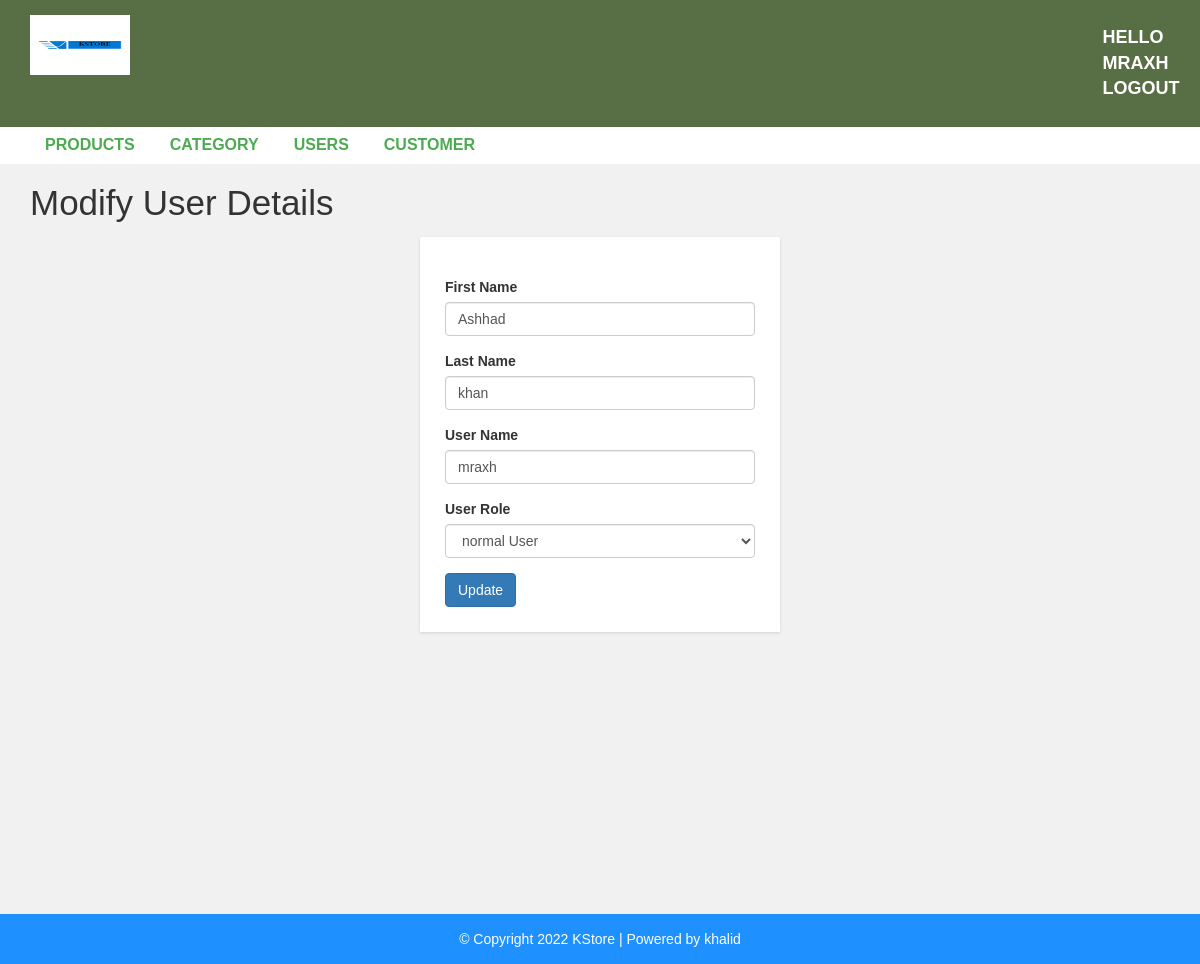
Page /admin/update-user.php?id=24 (signed in) on the committed database.
### tables this page shows
CREATE TABLE `user` (
  `user_id` int(10) UNSIGNED NOT NULL,
  `first_name` varchar(30) NOT NULL,
  `last_name` varchar(30) NOT NULL,
  `username` varchar(30) DEFAULT NULL,
  `password` varchar(40) DEFAULT NULL,
  `role` int(11) NOT NULL
);

### admin/update-user.php (the view, shortened to what this page needs)
<?php include "header.php"; ?>
<?php
$user_id_ = $_GET["id"];
include "config.php";
$Query1 = "SELECT * from `user` WHERE `user_id` = '{$user_id_}'";
$result = mysqli_query($conn, $Query1);
if(mysqli_num_rows($result))
{
    $row = mysqli_fetch_assoc($result);
?>
<div id="admin-content">
    <div class="container">
        <div class="row">
            <div class="col-md-12">
                <h1 class="admin-heading">Modify User Details</h1>
            </div>
            <div class="col-md-offset-4 col-md-4">
                <form action="edit-user.php" method="POST">
                    <div class="form-group">
                        <label>First Name</label>
                        <input type="text" name="f_name" class="form-control" value="<?php echo $row['first_name']; ?>"  required>
                    </div>
                    <div class="form-group">
                        <label>Last Name</label>
                        <input type="text" name="l_name" class="form-control" value="<?php echo $row['last_name']; ?>"  required>
                    </div>
                    <div class="form-group">
                        <label>User Name</label>
                        <input type="text" name="username" class="form-control" value="<?php echo $row['username']; ?>"  required>
                    </div>
                    <div class="form-group">
                        <label>User Role</label>
                        <select class="form-control" name="role" value="<?php echo $row['role']; ?>">
                            <option value="0">normal User</option>
                        </select>
                    </div>
                    <input type="submit" name="submit" class="btn btn-primary" value="Update" required />
                </form>
            </div>
        </div>
    </div>
</div>
<?php } ?>
<?php include "footer.php"; ?>

### css/style.css (style rules this page uses)
body { background: #f1f1f1; font-family: sans-serif,arial,Helvetica; }
#admin-content { padding: 20px 0; min-height: 750px; }
#admin-content .admin-heading { font-size: 35px; margin: 0 0 15px; }
form { background: #fff; padding: 25px; box-shadow:0 1px 3px rgba(0, 0, 0, 0.13); }

### rows in the picture
user: f_name "Ashhad", l_name "khan", username "mraxh", role "normal User"

### other values in the picture
$_SESSION["username"] "MRAXH"
